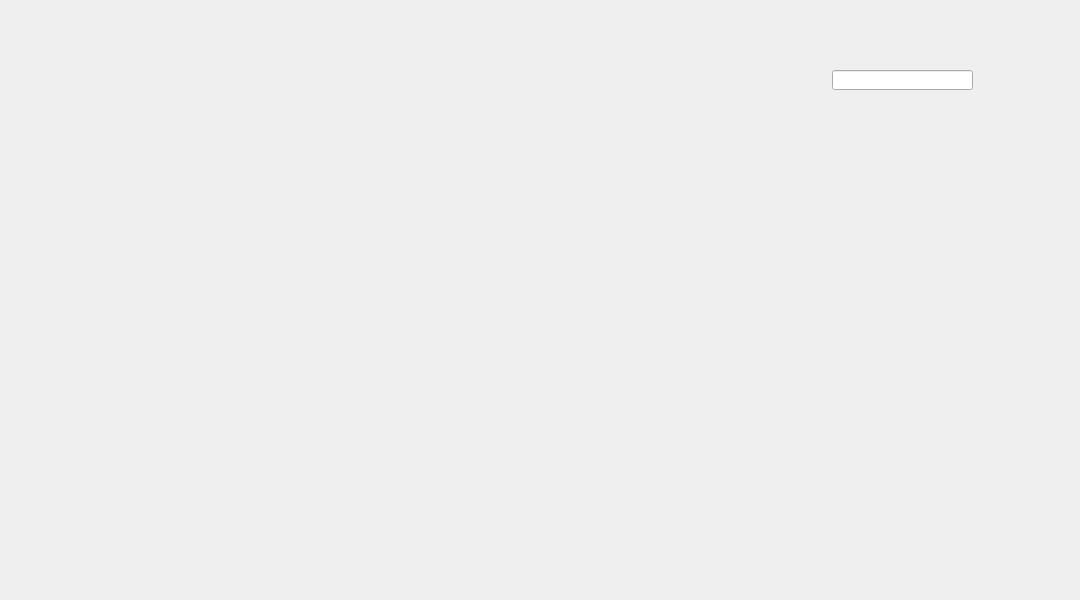
<?xml version="1.0" encoding="UTF-8"?>
<ui version="4.0">
 <class>Administrador</class>
 <widget class="QDialog" name="Administrador">
  <property name="geometry">
   <rect>
    <x>0</x>
    <y>0</y>
    <width>1080</width>
    <height>600</height>
   </rect>
  </property>
  <property name="windowTitle">
   <string>Dialog</string>
  </property>
  <property name="styleSheet">
   <string notr="true"/>
  </property>
  <widget class="QLineEdit" name="lineEdit">
   <property name="geometry">
    <rect>
     <x>832</x>
     <y>70</y>
     <width>141</width>
     <height>20</height>
    </rect>
   </property>
  </widget>
  <widget class="QWidget" name="widget2" native="true">
   <property name="geometry">
    <rect>
     <x>0</x>
     <y>0</y>
     <width>884</width>
     <height>600</height>
    </rect>
   </property>
   <layout class="QGridLayout" name="gridLayout"/>
  </widget>
 </widget>
 <resources/>
 <connections/>
</ui>
